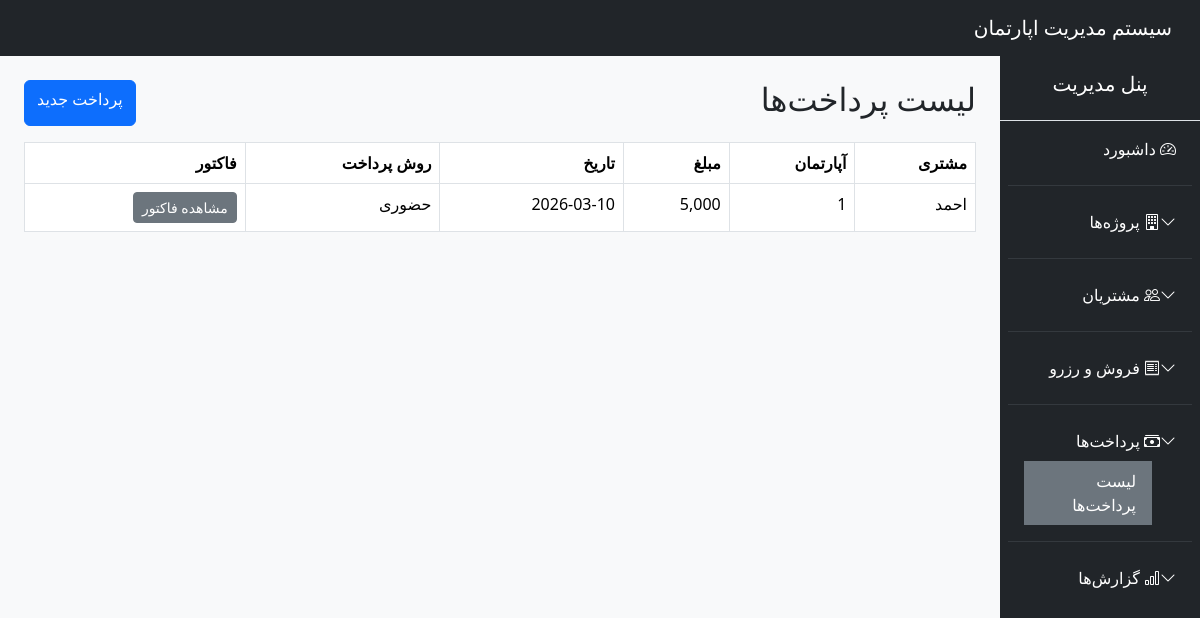
Page /public/?route=payments (signed in) on the committed database.
### tables this page shows
CREATE TABLE `payments` (
  `id` int(11) NOT NULL,
  `ownership_id` int(11) NOT NULL,
  `amount` decimal(15,2) NOT NULL,
  `payment_date` date NOT NULL,
  `method` varchar(50) DEFAULT NULL,
  `description` text DEFAULT NULL
);

CREATE TABLE `customers` (
  `id` int(11) NOT NULL,
  `full_name` varchar(100) NOT NULL,
  `phone` varchar(50) DEFAULT NULL,
  `email` varchar(100) DEFAULT NULL,
  `national_id` varchar(50) DEFAULT NULL,
  `created_at` timestamp NOT NULL DEFAULT current_timestamp()
);

CREATE TABLE `apartments` (
  `id` int(11) NOT NULL,
  `floor_id` int(11) NOT NULL,
  `apartment_number` varchar(50) NOT NULL,
  `area` float DEFAULT NULL,
  `rooms` int(11) DEFAULT NULL,
  `status` enum('COMPLETED','UNDER_CONSTRUCTION','NOT_STARTED') NOT NULL,
  `base_price` decimal(15,2) DEFAULT NULL,
  `estimated_total_cost` decimal(15,2) DEFAULT NULL,
  `spent_cost` decimal(15,2) DEFAULT 0.00,
  `created_at` timestamp NOT NULL DEFAULT current_timestamp()
);

### app/core/Controller.php (called while the page is built, shortened)
<?php
class Controller {
    protected function view($view, $data = []) {
        extract($data);
        require "../app/views/$view.php";
    }
    protected function model($model) {
        return new $model;
    }
}

### app/controllers/PaymentController.php (called while the page is built, shortened)
<?php
class PaymentController extends Controller
{
    public function index()
    {
        $paymentModel = $this->model("Payment");
        $payments = $paymentModel->all();
        $this->view("payments/index", compact('payments', 'page_title'));
    }
}

### public/index.php (called while the page is built, shortened)
<?php
require_once "../app/core/Database.php";
require_once "../app/core/Controller.php";
require_once "../app/core/Model.php";
require_once "../routes/web.php";

### config/config.php (called while the page is built)
<?php
return [
    'db' => [
        'host' => 'localhost',
        'dbname' => 'apartment_system',
        'user' => 'root',
        'pass' => ''
    ]
];

### app/core/Database.php (called while the page is built, shortened)
<?php
class Database {
    private static $instance = null;
    private function __construct() {
        $config = require __DIR__ . '/../../config/config.php';
        $dsn = "mysql:host={$config['db']['host']};dbname={$config['db']['dbname']};charset=utf8mb4";
        try {
            $this->pdo = new PDO($dsn, $config['db']['user'], $config['db']['pass']);
        } catch (PDOException $e) {
            die("DB Connection Failed: " . $e->getMessage());
        }
    }
    public static function connect() {
        if (self::$instance === null) {
            self::$instance = new Database();
        }
        return self::$instance->pdo;
    }
}

### app/core/Model.php (called while the page is built, shortened)
<?php
class Model {
    public function __construct() {
        $this->db = Database::connect();
    }
}

### app/models/Payment.php (called while the page is built, shortened)
<?php
class Payment extends Model
{
    public function all()
    {
        $sql = "SELECT p.*,
                       o.sale_price,
                       c.full_name AS customer_name,
                       a.apartment_number
                FROM payments p
                JOIN ownerships o ON p.ownership_id = o.id
                JOIN customers c ON o.customer_id = c.id
                JOIN apartments a ON o.apartment_id = a.id
                ORDER BY p.id DESC";
        return $this->db->query($sql)->fetchAll(PDO::FETCH_ASSOC);
    }
}

### app/views/payments/index.php (the view)
<?php require "../app/views/layouts/header.php"; ?>
<?php require "../app/views/layouts/sidebar.php"; ?>
<div class="d-flex justify-content-between mb-3">
    <h2>لیست پرداخت‌ها</h2>
    <a href="/apartment_system/public/?route=payments_create" class="btn btn-primary">پرداخت جدید</a>
</div>
<table class="table table-bordered">
    <thead>
        <tr>
            <th>مشتری</th>
            <th>آپارتمان</th>
            <th>مبلغ</th>
            <th>تاریخ</th>
            <th>روش پرداخت</th>
            <th>فاکتور</th>
        </tr>
    </thead>
    <tbody>
    <?php foreach ($payments as $p): ?>
        <tr>
            <td><?= $p['customer_name'] ?></td>
            <td><?= $p['apartment_number'] ?></td>
            <td><?= number_format($p['amount']) ?></td>
            <td><?= $p['payment_date'] ?></td>
            <td><?= $p['method'] ?></td>
            <td>
                <a href="/apartment_system/public/?route=payments_invoice&ownership_id=<?= $p['ownership_id'] ?>"
                   class="btn btn-sm btn-secondary">مشاهده فاکتور</a>
            </td>
        </tr>
    <?php endforeach; ?>
    </tbody>
</table>
<?php require "../app/views/layouts/footer.php"; ?>

### rows in the picture
payments: customers.full_name "احمد", apartments.apartment_number "1", amount "5,000", payment_date "2026-03-10", method "حضوری"
